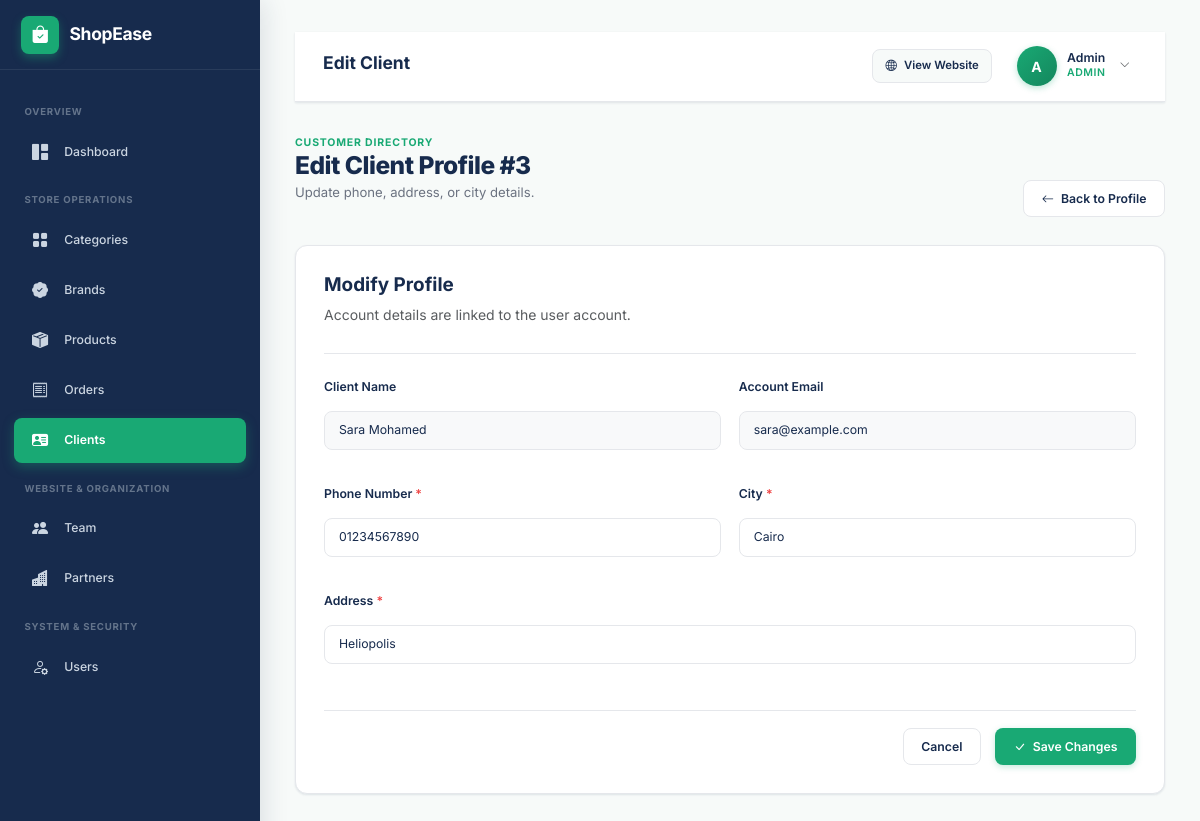
Page /admin/pages/clients/edit.php?id=3 (signed in) on the committed database.
### tables this page shows
CREATE TABLE clients (
    id INT UNSIGNED AUTO_INCREMENT PRIMARY KEY,
    user_id INT UNSIGNED NOT NULL UNIQUE,
    phone VARCHAR(20) NOT NULL,
    address VARCHAR(255) NOT NULL,
    city VARCHAR(100) NOT NULL,
    created_at TIMESTAMP DEFAULT CURRENT_TIMESTAMP,

    CONSTRAINT fk_clients_user
        FOREIGN KEY (user_id)
        REFERENCES users(id)
        ON DELETE CASCADE
        ON UPDATE CASCADE
);

CREATE TABLE users (
    id INT UNSIGNED AUTO_INCREMENT PRIMARY KEY,
    name VARCHAR(100) NOT NULL,
    email VARCHAR(150) NOT NULL UNIQUE,
    password VARCHAR(255) NOT NULL,
    role ENUM('Admin', 'Client', 'Staff') NOT NULL DEFAULT 'Client',
    created_at TIMESTAMP DEFAULT CURRENT_TIMESTAMP
);

### admin/pages/clients/edit.php (the view, shortened to what this page needs)
<?php
include "../../../config/database.php";
$id = (int)$_GET["id"];
$query = mysqli_prepare(
    $conn,
    "SELECT
        clients.*,
        users.name,
        users.email
    FROM clients
    INNER JOIN users
        ON clients.user_id = users.id
    WHERE clients.id = ?"
);
mysqli_stmt_bind_param($query, "i", $id);
mysqli_stmt_execute($query);
$result = mysqli_stmt_get_result($query);
$client = mysqli_fetch_assoc($result);
$phone = $client["phone"];
$address = $client["address"];
$city = $client["city"];
include "../../includes/header.php";
?>
<div class="admin-layout">
    <?php include "../../includes/sidebar.php"; ?>
    <main class="admin-content">
        <?php include "../../includes/navbar.php"; ?>
        <div class="page-header">
            <div>
                <span class="page-eyebrow">CUSTOMER DIRECTORY</span>
                <h1>Edit Client Profile #<?= $client['id'] ?></h1>
                <p>Update phone, address, or city details.</p>
            </div>
            <div class="page-actions">
                <a href="show.php?id=<?= $id ?>" class="btn btn-outline">
                    <i class="bi bi-arrow-left"></i>
                    <span>Back to Profile</span>
                </a>
            </div>
        </div>
        <div class="form-card">
            <div class="form-header">
                <h2>Modify Profile</h2>
                <p class="text-muted">Account details are linked to the user account.</p>
            </div>
            <form method="POST">
                <div class="form-grid">
                    <div class="form-group">
                        <label class="form-label">Client Name</label>
                        <input type="text" class="form-control bg-light" value="<?= htmlspecialchars($client["name"]) ?>" disabled>
                    </div>
                    <div class="form-group">
                        <label class="form-label">Account Email</label>
                        <input type="email" class="form-control bg-light" value="<?= htmlspecialchars($client["email"]) ?>" disabled>
                    </div>
                    <div class="form-group">
                        <label for="phone" class="form-label">Phone Number <span>*</span></label>
                        <input type="text" id="phone" name="phone" class="form-control" value="<?= htmlspecialchars($phone) ?>" required>
                    </div>
                    <div class="form-group">
                        <label for="city" class="form-label">City <span>*</span></label>
                        <input type="text" id="city" name="city" class="form-control" value="<?= htmlspecialchars($city) ?>" required>
                    </div>
                    <div class="form-group full-width">
                        <label for="address" class="form-label">Address <span>*</span></label>
                        <input type="text" id="address" name="address" class="form-control" value="<?= htmlspecialchars($address) ?>" required>
                    </div>
                </div>
                <div class="form-actions">
                    <a href="show.php?id=<?= $id ?>" class="btn btn-outline">Cancel</a>
                    <button type="submit" class="btn btn-primary">
                        <i class="bi bi-check-lg"></i>
                        <span>Save Changes</span>
                    </button>
                </div>
            </form>
        </div>
    </main>
</div>
<?php include "../../includes/footer.php"; ?>

### admin/assets/css/admin.css (style rules this page uses)
:root { --primary: #19A974; --primary-dark: #14875D; --primary-light: #43C594; --dark: #172B4D; --dark-hover: #203A66; --background: #F7FAF9; --white: #FFFFFF; --text: #4B5563; --text-muted: #6B7280; --text-dark: #111827; --light-mint: #DDF6EC; --border-color: #E5E7EB; --border-radius-sm: 8px; --border-radius: 12px; --border-radius-lg: 16px; --shadow-sm: 0 1px 3px rgba(23, 43, 77, 0.05), 0 1px 2px rgba(23, 43, 77, 0.06); --shadow-md: 0 4px 12px -2px rgba(23, 43, 77, 0.08), 0 2px 4px -1px rgba(23, 43, 77, 0.04); --shadow-lg: 0 12px 24px -4px rgba(23, 43, 77, 0.12), 0 4px 6px -2px rgba(23, 43, 77, 0.05); --transition: all 0.25s cubic-bezier(0.4, 0, 0.2, 1); --sidebar-width: 260px; --navbar-height: 70px; }
*, *::before, *::after { box-sizing: border-box; margin: 0; padding: 0; }
html, body { height: 100%; font-family: 'Inter', system-ui, -apple-system, BlinkMacSystemFont, "Segoe UI", Roboto, sans-serif; background-color: var(--background); color: var(--text); line-height: 1.5; font-size: 14px; overflow-x: hidden; }
a { color: var(--primary); text-decoration: none; transition: var(--transition); }
.admin-layout { display: flex; min-height: 100vh; background-color: var(--background); }
.admin-content { flex: 1; margin-left: var(--sidebar-width); padding: 2.25rem 2.5rem 3rem; min-height: 100vh; transition: var(--transition); max-width: calc(100vw - var(--sidebar-width)); }
.page-header { display: flex; align-items: flex-end; justify-content: space-between; flex-wrap: wrap; gap: 1.25rem; margin-bottom: 2rem; }
.page-eyebrow { font-size: 0.75rem; font-weight: 700; text-transform: uppercase; letter-spacing: 0.08em; color: var(--primary); margin-bottom: 0.25rem; }
.page-header h1 { font-size: 1.75rem; font-weight: 800; color: var(--dark); letter-spacing: -0.02em; margin-bottom: 0.25rem; }
.page-header p { color: var(--text-muted); font-size: 0.9375rem; }
.page-actions { display: flex; align-items: center; gap: 0.75rem; }
.btn, .btn-primary, .btn-secondary, .btn-outline { display: inline-flex; align-items: center; justify-content: center; gap: 0.5rem; padding: 0.625rem 1.25rem; border-radius: var(--border-radius-sm); font-size: 0.875rem; font-weight: 600; cursor: pointer; transition: var(--transition); border: 1px solid transparent; line-height: 1.4; text-decoration: none; }
.btn-primary { background-color: var(--primary); color: var(--white) !important; box-shadow: 0 2px 6px rgba(25, 169, 116, 0.25); }
.btn-outline { background-color: var(--white); color: var(--dark); border-color: var(--border-color); }
.form-card { background: var(--white); border-radius: var(--border-radius); border: 1px solid var(--border-color); box-shadow: var(--shadow-sm); padding: 2rem; max-width: 900px; margin: 0 auto 2rem; }
.form-header { margin-bottom: 1.75rem; padding-bottom: 1rem; border-bottom: 1px solid var(--border-color); }
.form-header h2 { font-size: 1.35rem; font-weight: 700; color: var(--dark); }
.form-grid { display: grid; grid-template-columns: repeat(2, 1fr); gap: 1.25rem; }
.form-group { display: flex; flex-direction: column; gap: 0.5rem; margin-bottom: 1.25rem; }
.form-group.full-width { grid-column: 1 / -1; }
.form-label { font-size: 0.875rem; font-weight: 600; color: var(--dark); }
.form-label span { color: #EF4444; }
.form-control, .form-select, textarea.form-control { width: 100%; padding: 0.6875rem 1rem; font-size: 0.875rem; font-family: inherit; color: var(--dark); background-color: var(--white); border: 1px solid var(--border-color); border-radius: var(--border-radius-sm); transition: var(--transition); }
.form-actions { display: flex; align-items: center; justify-content: flex-end; gap: 1rem; margin-top: 2rem; padding-top: 1.25rem; border-top: 1px solid var(--border-color); }

### rows in the picture
clients: id "3", user.name "Sara Mohamed", user.email "sara@example.com", phone "01234567890", city "Cairo", address "Heliopolis"

### other values in the picture
$pageHeading "Edit Client"
substr($_SESSION['admin_name'] ?? 'A', 0, 1) "A"
$_SESSION['admin_name'] "Admin"
$_SESSION['admin_role'] "ADMIN"
